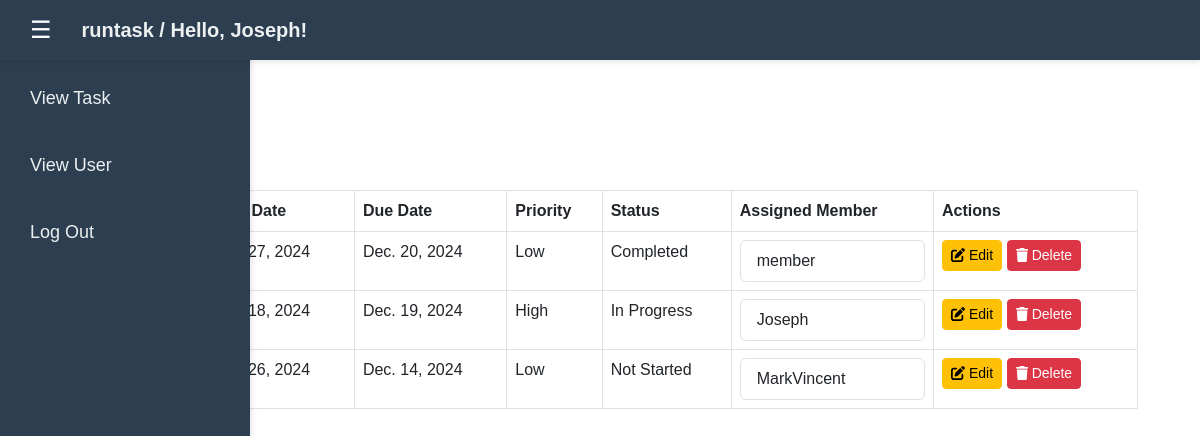
The app's page /dashboard_leader/ (signed in), older data.
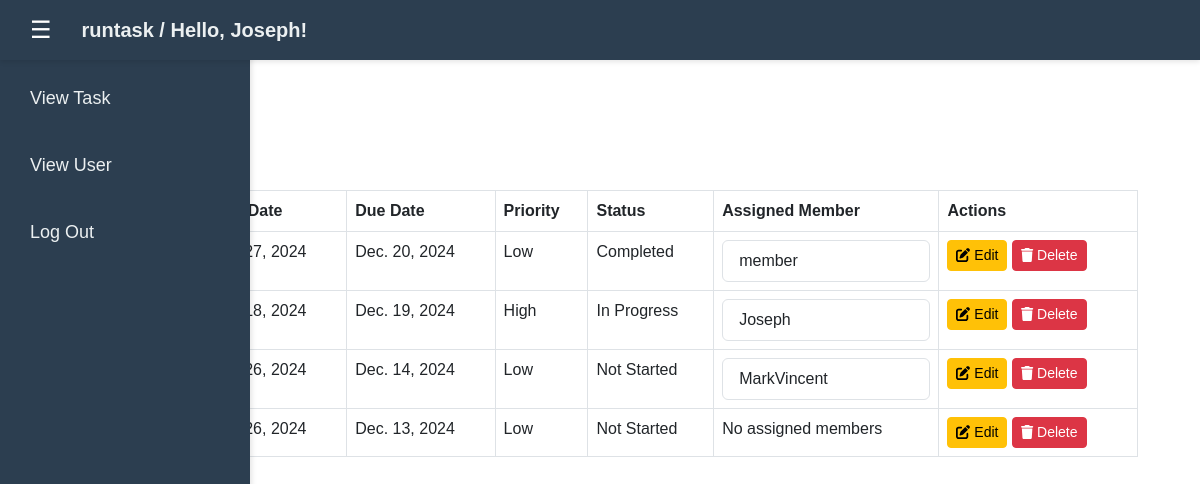
The same page, newer data.
### authentication/models.py (models this page shows, shortened)
class Task(models.Model):
    title = models.CharField(max_length=255)  # Task title
    start_date = models.DateField()  # Start date of the task
    due_date = models.DateField()  # Due date of the task
    priority = models.CharField(max_length=50, choices=[('Low', 'Low'), ('Medium', 'Medium'), ('High', 'High')])  # Priority of the task
    status = models.CharField(max_length=50, choices=[('Not Started', 'Not Started'), ('In Progress', 'In Progress'), ('Completed', 'Completed')])  # Status of the task
    assign_users = models.ManyToManyField(User, related_name='tasks')  # Users assigned to the task

### authentication/views.py (the view)
# urls.py: path('dashboard_leader/', views.dashboard_leader, name='dashboard_leader'),  # For leader dashboard
@login_required
def dashboard_leader(request):
    tasks = Task.objects.all()
    members = Member.objects.all()
    task_assigned_users = {
        task.title: list(task.assign_users.values_list('username', flat=True))
        for task in tasks
    }
    context = {
        'tasks': tasks,
        'members': members,
        'task_assigned_users': task_assigned_users
    }
    return render(request, 'authentication/dashboard_leader.html', {'members': members, 'tasks':tasks})

### templates/authentication/dashboard_leader.html (shortened to what this page needs)
<!DOCTYPE html>
<html lang="en">
{% load static %}
<head>
    <link href="https://cdnjs.cloudflare.com/ajax/libs/bootstrap/5.3.0/css/bootstrap.min.css" rel="stylesheet">
    <link rel="stylesheet" href="/static/dashboard-styles.css">
</head>
<body >
    <nav id="navbar" style="width: 100%; height: 60px; background-color: #2c3e50; display: flex; align-items: center; padding: 0 20px; box-shadow: 0px 2px 5px rgba(0, 0, 0, 0.1); position: fixed; top: 0; left: 0; z-index: 1000;">
        <button id="toggleSidebarBtn" style="padding: 10px; background-color: transparent; color: white; border: none; cursor: pointer; font-size: 24px; display: flex; align-items: center; justify-content: center;">
            ☰
        </button>
        <div style="margin-left: 20px; color: #ecf0f1; font-size: 20px; font-weight: bold;">
            runtask / Hello, {{ request.user.username }}!
        </div>
    </nav>
    <nav id="sidebar" class="sidebar" style="width: 250px; height: 100vh; background-color: #2c3e50; display: flex; flex-direction: column; padding: 20px; box-shadow: 2px 0px 5px rgba(0, 0, 0, 0.1); position: fixed; left: 0; top: 0; transition: transform 0.3s;">
        <div class="sidebar-brand" style="margin-bottom: 30px;">
            <a href="/">
            </a>
        </div>
        <ul class="sidebar-links" style="list-style: none; padding: 0;">
            <li style="margin-bottom: 20px;">
                <a href="/dashboard_leader" style="color: #ecf0f1; text-decoration: none; font-size: 18px; display: block; padding: 10px; border-radius: 5px; transition: background-color 0.3s;">
                    View Task
                </a>
            </li>
            <li style="margin-bottom: 20px;">
                <a href="/view_user_leader" style="color: #ecf0f1; text-decoration: none; font-size: 18px; display: block; padding: 10px; border-radius: 5px; transition: background-color 0.3s;">
                    View User
                </a>
            </li>
            <li style="margin-bottom: 20px;">
                <a href="/" style="color: #ecf0f1; text-decoration: none; font-size: 18px; display: block; padding: 10px; border-radius: 5px; transition: background-color 0.3s;">
                    Log Out
                </a>
            </li>
        </ul>
    </nav>
    <div id="mainContent" style="transition: margin-left 0.3s;">
    <div class="dashboard container" style="margin-top: 100px; padding: 20px;">
        <div class="container">
            <div class="d-flex justify-content-between align-items-center my-3">
                <button class="btn btn-primary ms-3" data-bs-toggle="modal" data-bs-target="#addTaskModal">
                </button>
            </div>
            <table class="table table-bordered">
                <thead>
                    <tr>
                        <th>Task Title</th>
                        <th>Start Date</th>
                        <th>Due Date</th>
                        <th>Priority</th>
                        <th>Status</th>
                        <th>Assigned Member</th>
                        <th>Actions</th>
                    </tr>
                </thead>
                <tbody>
                    {% for task in tasks %}
                    <tr data-task-title="{{ task.title }}"
                    data-start-date="{{ task.start_date }}"
                    data-due-date="{{ task.due_date }}"
                    data-priority="{{ task.priority }}"
                    data-status="{{ task.status }}">
                        <td>{{ task.title }}</td>
                        <td>{{ task.start_date }}</td>
                        <td>{{ task.due_date }}</td>
                        <td>{{ task.priority }}</td>
                        <td>{{ task.status }}</td>
                        <td>
                            {% if task.assign_users.exists %}
                                <ul class="list-group">
                                    {% for user in task.assign_users.all %}
                                    <li class="list-group-item">{{ user.username }}</li>
                                    {% endfor %}
                                </ul>
                            {% else %}
                                No assigned members
                            {% endif %}
                        </td>
                        <td>
                            <button class="btn btn-warning btn-sm edit-task-btn" data-bs-toggle="modal" data-bs-target="#editTaskModal">
                                <i class="fas fa-edit"></i> Edit
                            </button>
                            <button class="btn btn-danger btn-sm delete-task-btn" data-task-title="{{ task.title }}">
                                <i class="fas fa-trash"></i> Delete
                            </button>
                        </td>
                    </tr>
                    {% empty %}
                    <tr>
                        <td colspan="7">No tasks available.</td>
                    </tr>
                    {% endfor %}
                </tbody>
            </table>
        </div>
    </div>
    </div>
</body>
</html>

### static/dashboard-styles.css (style rules this page uses)
body { font-family: Arial, sans-serif; margin: 0; padding: 0; }
.dashboard { padding: 20px; }

Row changes from the older to the newer data that the page shows:
added Task: start_date "Dec. 26, 2024", due_date "Dec. 13, 2024", priority "Low", status "Not Started", shows "No assigned members"
